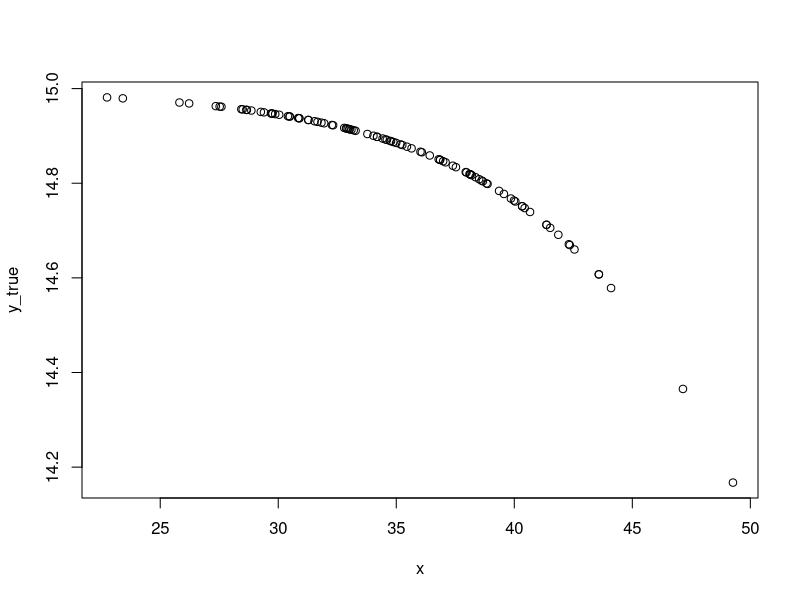
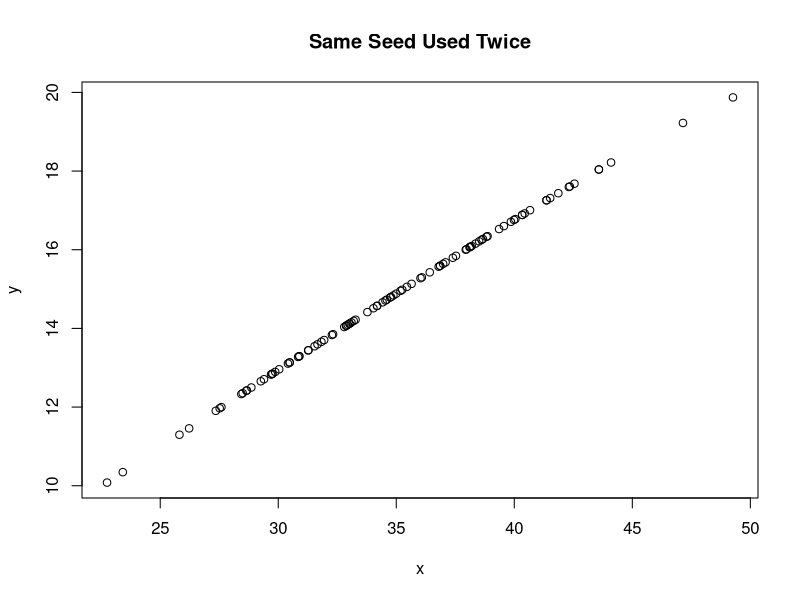
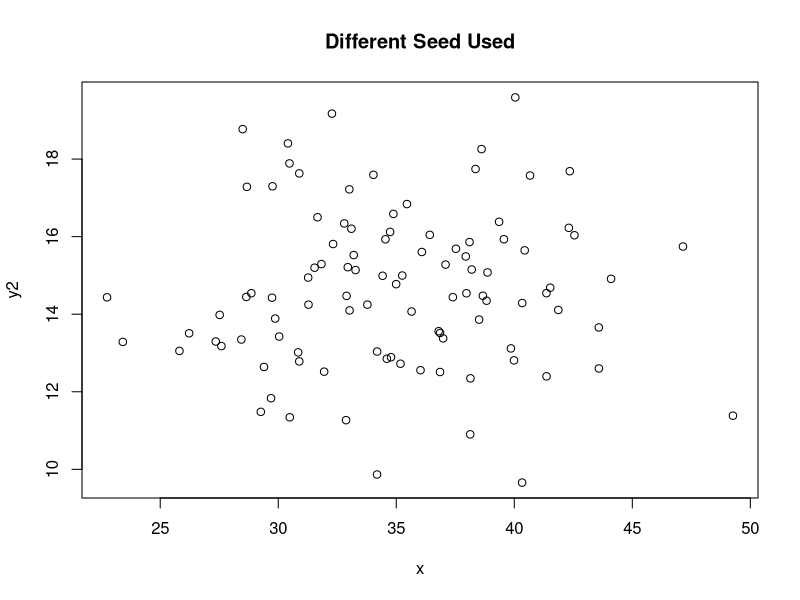

Reproduce these figures in R, in order.
## ---- chunk 1
n <- 100

set.seed(2025)
x <- rnorm(n, 35, 5)

# y_true <- 2 + 0.05 * x
y_true <- 10 + 5 * (1 + exp((.15 * (x - 60))))^(-1)
plot(y_true~x)
## ---- chunk 2
n <- 100

set.seed(2025)
x <- rnorm(n, 35, 5)

y_true <- 10 + 5 * (1 + exp((.15 * (x - 60))))^(-1)

set.seed(2025)
y <- y_true + .4*(x-35) # + rnorm(n, 0, 2)

set.seed(2026)
y2 <- y_true + rnorm(n, 0, 2)

cor(x, y)
cor(x, y2)
## ---- chunk 3
plot(y ~ x, main = "Same Seed Used Twice")
plot(y2 ~ x, main = "Different Seed Used")
